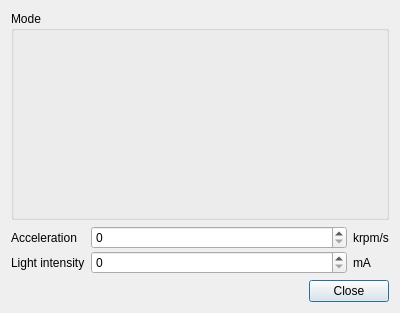
<?xml version="1.0" encoding="UTF-8"?>
<ui version="4.0">
 <class>MotorModeDialog</class>
 <widget class="QDialog" name="MotorModeDialog">
  <property name="geometry">
   <rect>
    <x>0</x>
    <y>0</y>
    <width>400</width>
    <height>313</height>
   </rect>
  </property>
  <property name="windowTitle">
   <string>DsmCP - Motor set points</string>
  </property>
  <layout class="QVBoxLayout" name="verticalLayout">
   <item>
    <widget class="QGroupBox" name="groupBoxMode">
     <property name="title">
      <string>Mode</string>
     </property>
     <layout class="QGridLayout" name="gridLayoutConfig"/>
    </widget>
   </item>
   <item>
    <layout class="QGridLayout" name="gridLayout">
     <property name="verticalSpacing">
      <number>2</number>
     </property>
     <item row="0" column="1">
      <widget class="QSpinBoxRegister" name="registerAcceleration">
       <property name="sizePolicy">
        <sizepolicy hsizetype="Expanding" vsizetype="Fixed">
         <horstretch>0</horstretch>
         <verstretch>0</verstretch>
        </sizepolicy>
       </property>
      </widget>
     </item>
     <item row="1" column="0">
      <widget class="QLabel" name="labeLightIntensity">
       <property name="text">
        <string>Light intensity</string>
       </property>
      </widget>
     </item>
     <item row="0" column="0">
      <widget class="QLabel" name="labelAcceleration">
       <property name="text">
        <string>Acceleration</string>
       </property>
      </widget>
     </item>
     <item row="1" column="1">
      <widget class="QSpinBoxRegister" name="registerLightIntensity">
       <property name="sizePolicy">
        <sizepolicy hsizetype="Expanding" vsizetype="Fixed">
         <horstretch>0</horstretch>
         <verstretch>0</verstretch>
        </sizepolicy>
       </property>
      </widget>
     </item>
     <item row="0" column="2">
      <widget class="QLabel" name="label">
       <property name="text">
        <string>krpm/s</string>
       </property>
      </widget>
     </item>
     <item row="1" column="2">
      <widget class="QLabel" name="label_2">
       <property name="text">
        <string>mA</string>
       </property>
      </widget>
     </item>
    </layout>
   </item>
   <item>
    <widget class="QDialogButtonBox" name="buttonBox">
     <property name="orientation">
      <enum>Qt::Horizontal</enum>
     </property>
     <property name="standardButtons">
      <set>QDialogButtonBox::Close</set>
     </property>
    </widget>
   </item>
  </layout>
 </widget>
 <customwidgets>
  <customwidget>
   <class>QSpinBoxRegister</class>
   <extends>QSpinBox</extends>
   <header>..widget.qspinboxregister</header>
   <container>1</container>
  </customwidget>
 </customwidgets>
 <resources/>
 <connections>
  <connection>
   <sender>buttonBox</sender>
   <signal>accepted()</signal>
   <receiver>MotorModeDialog</receiver>
   <slot>accept()</slot>
   <hints>
    <hint type="sourcelabel">
     <x>248</x>
     <y>254</y>
    </hint>
    <hint type="destinationlabel">
     <x>157</x>
     <y>274</y>
    </hint>
   </hints>
  </connection>
  <connection>
   <sender>buttonBox</sender>
   <signal>rejected()</signal>
   <receiver>MotorModeDialog</receiver>
   <slot>reject()</slot>
   <hints>
    <hint type="sourcelabel">
     <x>316</x>
     <y>260</y>
    </hint>
    <hint type="destinationlabel">
     <x>286</x>
     <y>274</y>
    </hint>
   </hints>
  </connection>
 </connections>
</ui>
